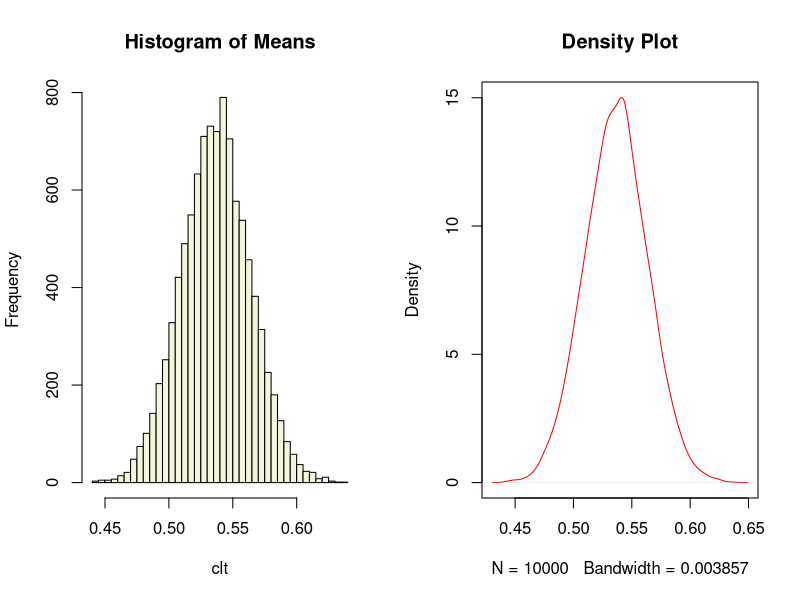

Source code (R):
# Central limit theorem simulation 
set.seed(0) 

# Create an empty vector
clt <- NULL 

# Sample size for each sample
n <- 100

# Population - Uniform distribution
p <- runif(50)

# Number of sample means to take
n_means <- 10000

# Calculate 
for (i in 1:n_means) {
  clt = c(clt, mean(sample(p, n, replace = T)))
}

# Visualize the simulation result
par(mfrow=c(1,2))
hist(clt, breaks = 50, main = 'Histogram of Means', col = 'beige')
plot(density(clt), main = 'Density Plot', col = 'red')
